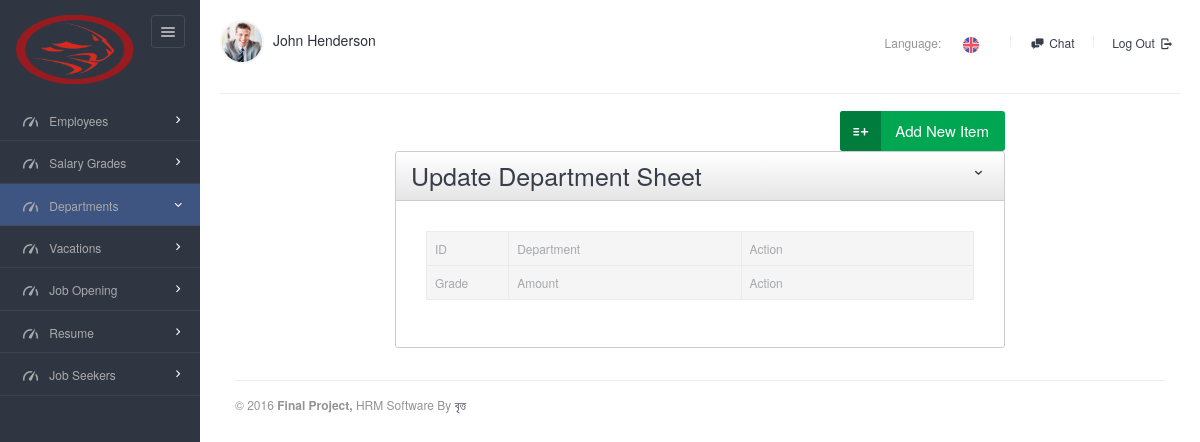
Before: /views/department/index.php with the older database file.
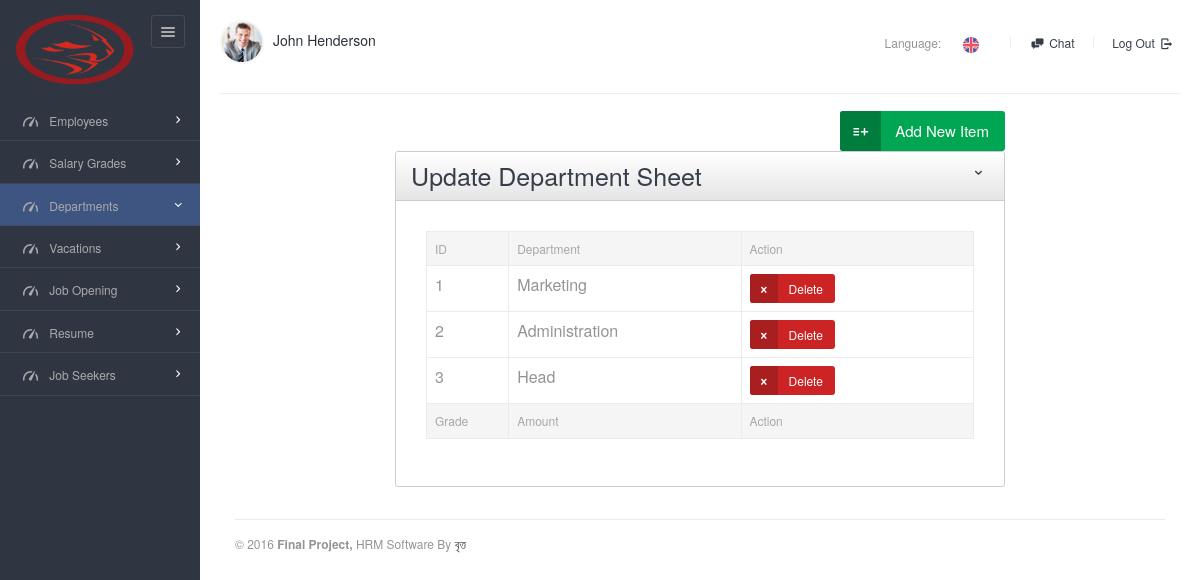
After: the same page with the newer database file.
### tables this page shows
CREATE TABLE `department` (
  `id` int(6) NOT NULL,
  `dept` varchar(100) DEFAULT NULL
);

### src/DB/Database.php (called while the page is built, shortened)
<?php
class Database{
    public function __construct(){
        try {
            $this->connection=new PDO('mysql:host=localhost;dbname=final_project', "root","");
        }
        catch (PDOException $e) {
            echo $e->getMessage();
        }
    }
}

### src/Employee/Employee.php (called while the page is built, shortened)
<?php
class Employee extends DB
{
    public function department($fetchMode="ASSOC"){
        $STH = $this->connection->query('SELECT * from department');
        $fetchMode = strtoupper($fetchMode);
        if(substr_count($fetchMode, "OBJ")>0)   $STH->setFetchMode(PDO::FETCH_OBJ);
        else               $STH->setFetchMode(PDO::FETCH_ASSOC);
        $arrAllData  = $STH->fetchAll();
        return $arrAllData;
    }
}

### views/department/index.php (the view, shortened to what the changed rows need)
<?php
$objEmployee = new Employee();
$recordSet1 = $objEmployee->department("OBJ");
?>
<!DOCTYPE html>
<html lang="en">
<head>
    <link rel="stylesheet" href="../../assets/js/jquery-ui/css/no-theme/jquery-ui-1.10.3.custom.min.css">
    <link rel="stylesheet" href="../../assets/css/font-icons/entypo/css/entypo.css">
    <link rel="stylesheet" href="../../assets/css/bootstrap.css">
    <link rel="stylesheet" href="../../assets/css/core.css">
    <link rel="stylesheet" href="../../assets/css/theme.css">
    <link rel="stylesheet" href="../../assets/css/forms.css">
    <link rel="stylesheet" href="../../assets/css/custom.css">
    <link rel="stylesheet" href="../../assets/css/sabuj.css">
</head>
<body class="page-body" data-url="http://neon.dev">
<div class="page-container">
    <div class="main-content">
        <form role="form" action="../employees/store.php" method="post" enctype="multipart/form-data" class="form-horizontal form-groups-bordered">
            <div class="col-md-8 col-sm-offset-2">
                <div class="panel panel-gradient" data-collapsed="0">
                    <div class="panel-heading">
                        <div class="panel-title"><h2> Update Department Sheet</h2></div>
                    </div>
                    <div class="panel-body">
                        <div class="panel-body">
                            <table class="table table-bordered datatable" id="table-1">
                                <thead>
                                <tr>
                                    <th class="col-lg-1">ID</th>
                                    <th class="col-lg-3">Department</th>
                                    <th class="col-lg-3">Action</th>
                                </tr>
                                </thead>
                                <tbody>
                                <?php foreach($recordSet1 as $data){?>
                                <tr class="odd gradeX">
                                    <td><?php echo $data->id?></td>
                                    <td><?php echo $data->dept?></td>
                                    <td>
                                        <a href="delete.php?id=<?php echo $data->id?>" class="btn btn-danger btn-md btn-icon icon-left" role="button">
                                            <i class="entypo-cancel"></i>
                                            Delete
                                        </a>
                                    </td>
                                    <?php }?>
                                </tr>
                                </tbody>
                                <tfoot>
                                <tr>
                                    <th class="col-lg-1">Grade</th>
                                    <th class="col-lg-3">Amount</th>
                                    <th class="col-lg-3">Action</th>
                                </tfoot>
                            </table>
                        </div>
                    </div>
                </div>
            </div>
        </form>
    </div>
    <link rel="stylesheet" href="../../assets/js/selectboxit/jquery.selectBoxIt.css">
</body>
</html>

Changed rows visible on the page:
added department: id "1", dept "Marketing"
added department: id "2", dept "Administration"
added department: id "3", dept "Head"
